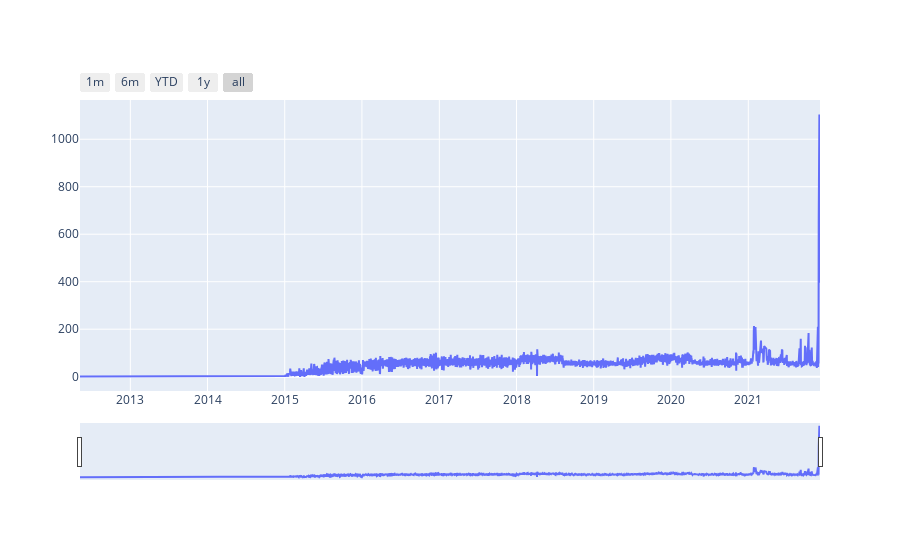

Notebook code cell kept with this figure:
### Code cell
fig = go.Figure([go.Scatter(x=submissions_status_df.index, y=submissions_status_df["submissions_count"])])
fig = add_time_series_slider(fig=fig)
fig.show()

### Figure 1 — Plotly figure (JSON) as saved in the notebook; plotly's stock layout.template omitted (floating-point values rounded to 4 significant figures; data arrays with more than 128 entries replaced by an {"elided": "..."} marker saying what was removed)
{"data": [{"type": "scatter", "x": {"elided": "2555 str values"}, "y": {"elided": "2555 int values"}}], "layout": {"xaxis": {"rangeselector": {"buttons": [{"count": 1, "label": "1m", "step": "month", "stepmode": "backward"}, {"count": 6, "label": "6m", "step": "month", "stepmode": "backward"}, {"count": 1, "label": "YTD", "step": "year", "stepmode": "todate"}, {"count": 1, "label": "1y", "step": "year", "stepmode": "backward"}, {"step": "all"}]}, "rangeslider": {"visible": true}, "type": "date"}}}
